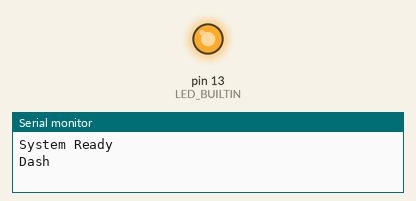
Simulated run of this sketch. Board: Arduino Uno, built with avr-gcc and run on an emulated ATmega328P. Parts: output pins drawn as LEDs (lit = HIGH), the last lines printed to the serial monitor.

Above: at 4.5 s.
At 24.5 s:
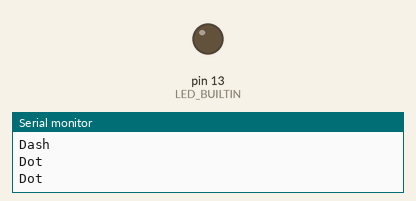
Timing chart, 0 to 36.8 s (numbered marks = the images above):
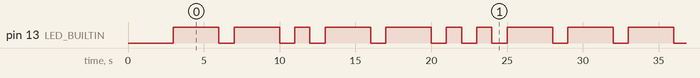

The sketch:

lab-1-blink.ino
```cpp
// (licence header left out)
/*
  Morse code definitions:
  each dot ('.') is 1 time unit,
  each dash ('-') is 3 time units,
  a time unit is 1 second (1000 milliseconds)
*/
#define TIME_UNIT 1000
#define DOT_UNITS 1
#define DASH_UNITS 3

/*
  The morse code message to display,
  in this example the word MAX: M (--) A (.-) X (-..-)
*/
char output[8] = { '-', '-', '.', '-', '-', '.', '.', '-' };
int current_char = 0;

void setup() {
  /*
    This method is run once, every time your arduino is turned on.
    You should put any code in here that needs to have run before
    the 'loop' method.
  */

  // setup serial for diagnostics
  Serial.begin(9600);
  // clear the counter
  current_char = 0;
  // set the LED 'pin' to output
  pinMode(LED_BUILTIN, OUTPUT);
  // pause the system
  delay(3000);
  Serial.println("System Ready");
}

void loop() {
  /*
    This method is called on a loop until your arduino is turned off.
    The main logic for your code should be present within this method.
  */

  // calculate amount of time LED is to be on for
  int led_on_time = 0;
  if (output[current_char] == '.') {
    Serial.println("Dot");
    led_on_time = DOT_UNITS * TIME_UNIT;
  } else if (output[current_char] == '-') {
    Serial.println("Dash");
    led_on_time = DASH_UNITS * TIME_UNIT;
  }

  // turn the LED on and off
  digitalWrite(LED_BUILTIN, HIGH);
  delay(led_on_time);
  digitalWrite(LED_BUILTIN, LOW);

  // determine the next sequence to display
  if (current_char >= 7) {
    current_char = 0;
  } else {
    current_char++;
  }

  // delay till next iteration
  delay(TIME_UNIT);
}
```

Measured:
- by itself, pin 13 (LED_BUILTIN): repeats every 26.0 s: LOW 1.0 s, HIGH 3.0 s, LOW 1.0 s, HIGH 1.0 s, 2 × (LOW 1.0 s, HIGH 3.0 s), 2 × (LOW 1.0 s, HIGH 1.0 s), 2 × (LOW 1.0 s, HIGH 3.0 s)
- by itself, everything shown: repeats every 26.0 s, in 16 steps
